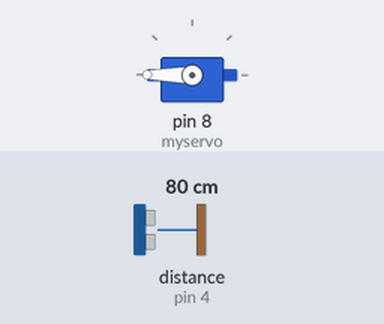
Bench run of a sketch on a simulated Arduino Uno, built with avr-gcc and run on an emulated ATmega328P. Parts: servo. Wiring (inferred from the names in the program): ultrasonic range finder: trigger pin 5; echo pin 4. The test bench sets the inputs (shaded band); at power-on: distance to the obstacle (sensor on pin 4) 80 cm. The echo pulse lasts 58.3 µs per cm.

Above: at 1.2 s.
1.3 s: distance to the obstacle (sensor on pin 4) set to 33 cm
2.8 s: distance to the obstacle (sensor on pin 4) set to 29 cm
At 3.9 s:
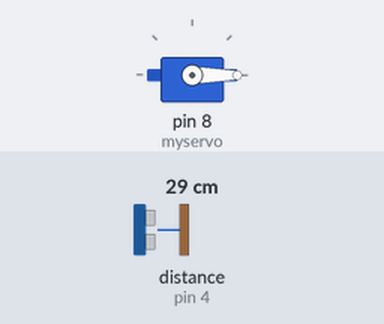
4.3 s: distance to the obstacle (sensor on pin 4) set to 35 cm
At 6.3 s:
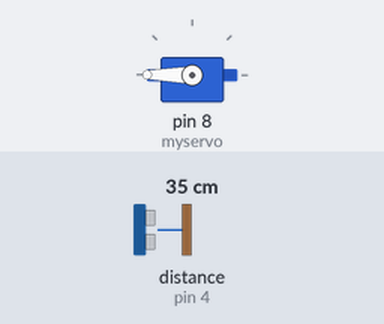
7.3 s: distance to the obstacle (sensor on pin 4) set to 2 cm
At 8.4 s:
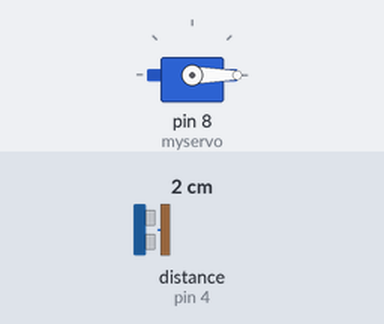
Timing chart, 0 to 9.8 s (numbered marks = the images above; inputs shaded):
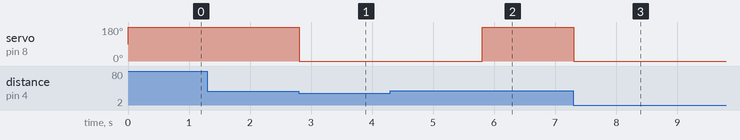

Measured:
- the behaviour switches between 31 and 30 cm on distance to the obstacle (sensor on pin 4) (found by bisection; images 0 and 1)
- after the input at 1.3 s, every drawn part: stays the same
- after the input at 2.8 s, servo on pin 8 (myservo): 180° → 0° at once
- after the input at 4.3 s, servo on pin 8 (myservo): 0° → 180° after 1.5 s
- after the input at 7.3 s, servo on pin 8 (myservo): 180° → 0° at once

The sketch:

automatic_trash.ino
```cpp
#include <Servo.h>
const int trigPin2 = 5; // SABUN
const int echoPin2 = 4; // SABUN
Servo myservo;

long duration;
int distance;
long distancemm;

void setup() {
pinMode(trigPin2, OUTPUT); // SABUN ULTRA
pinMode(echoPin2, INPUT); // SABUN ULTRA
myservo.attach(8);
}

void loop() {
  digitalWrite(trigPin2, LOW);
delayMicroseconds(2);
// Sets the trigPin on HIGH state for 10 micro seconds
digitalWrite(trigPin2, HIGH);
delayMicroseconds(10);
digitalWrite(trigPin2, LOW);
// Reads the echoPin, returns the sound wave travel time in microseconds
duration = pulseIn(echoPin2, HIGH);
// Calculating the distance
distance= duration*0.034/2;
// Prints the distance on the Serial Monitor
Serial.print("Distance1: ");
Serial.println(distance   );
delay(0);

// SERVO1
if(distance<30)
{
  myservo.write(0);
  delay(3000);
  }
  else
  {
    myservo.write(4000);
    delay(0);
    }
  }
```
